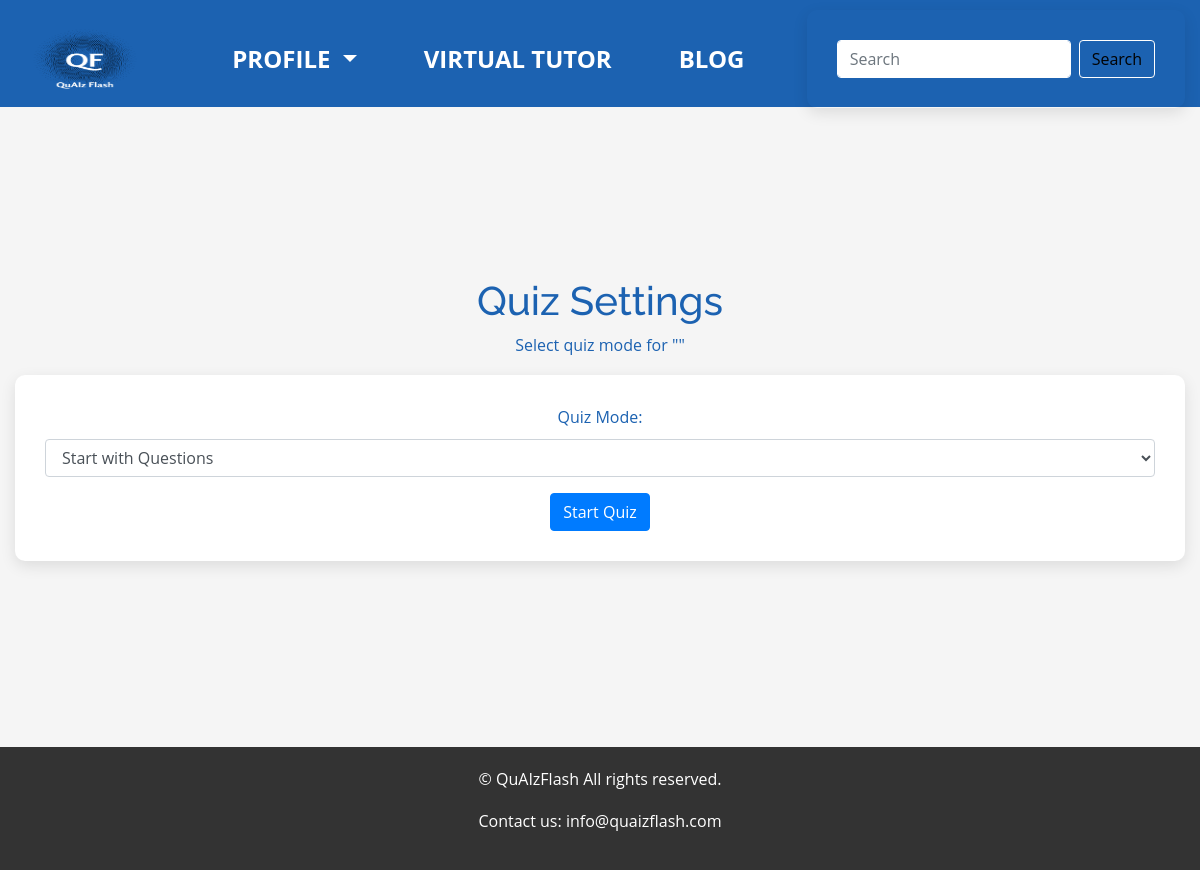
The app's page /quiz-settings/1 (signed in), older data.
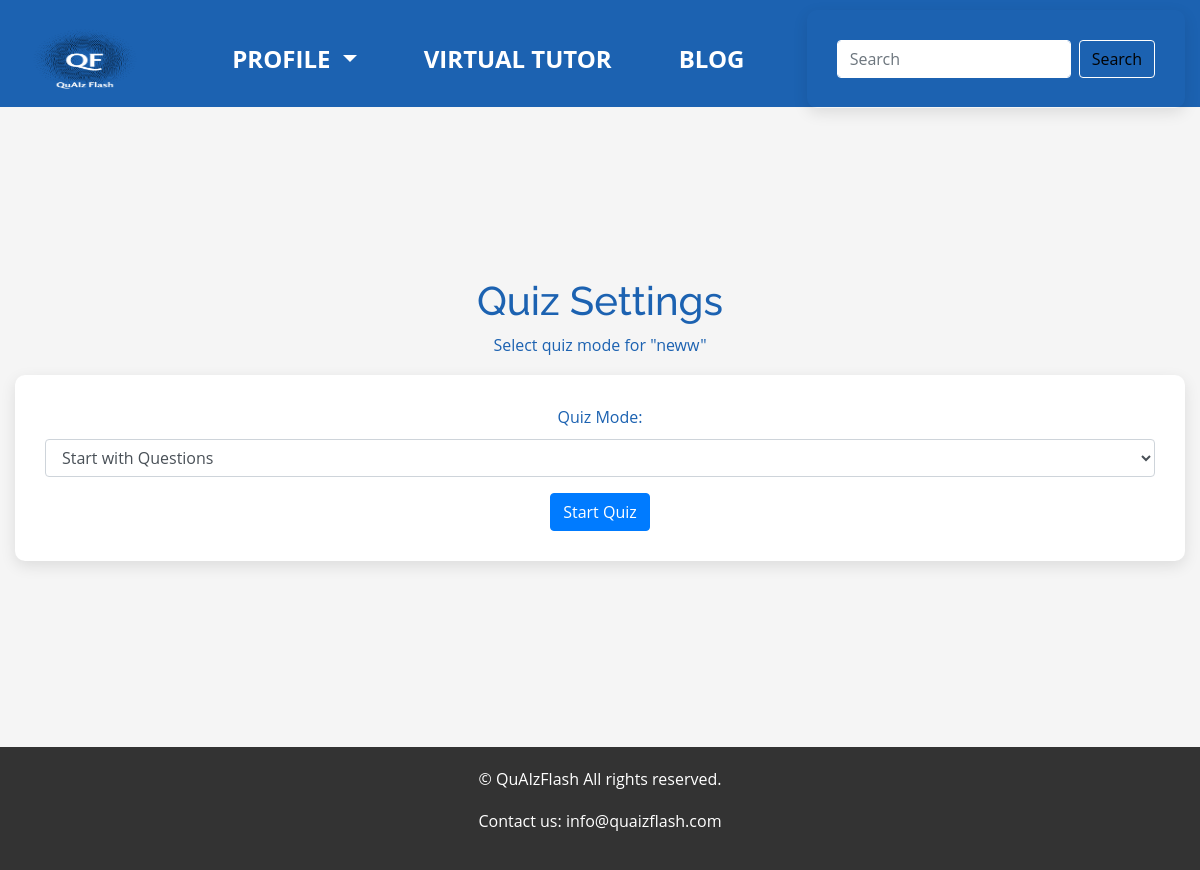
The same page, newer data.
### models.py (models this page shows, shortened)
class FlashcardSet(db.Model):
    id = db.Column(db.Integer, primary_key=True)
    title = db.Column(db.String(100), nullable=False)
    description = db.Column(db.String(200))
    user_id = db.Column(db.Integer, db.ForeignKey('user.id'), nullable=False)
    flashcards = db.relationship('Flashcard', backref='flashcard_set', lazy=True)  # Added relationship
    correct_count = db.Column(db.Integer, default=0)  # Add this line
    incorrect_count = db.Column(db.Integer, default=0)  # Add this line
    flashcards = db.relationship('Flashcard', backref='flashcard_set', lazy=True)
    public = db.Column(db.Boolean, default=True)

### app.py (the view)
@app.route('/quiz-settings/<int:set_id>', methods=['GET', 'POST'])
def quiz_settings(set_id):
    if request.method == 'POST':
        quiz_mode = request.form.get('quiz_mode')
        return redirect(url_for('quiz', set_id=set_id, quiz_mode=quiz_mode))
    flashcard_set = FlashcardSet.query.get(set_id)
    return render_template('quiz_settings.html', title='Quiz Settings', flashcard_set=flashcard_set, search_form=SearchSetsForm())

### forms.py
class SearchSetsForm(FlaskForm):
    search_query = StringField('Search Query', validators=[DataRequired()])
    submit = SubmitField('Search')

### app.py (called while the page is built)
@login_manager.user_loader
def load_user(user_id):
    return User.query.get(int(user_id))

### templates/quiz_settings.html (shortened to what this page needs)
{% extends "base.html" %}
{% block content %}
  <h1>{{ title }}</h1>
  <p>Select quiz mode for "{{ flashcard_set.title }}"</p>
  <form method="POST">
    <div class="form-group">
      <label for="quiz_mode">Quiz Mode:</label>
      <select class="form-control" id="quiz_mode" name="quiz_mode">
        <option value="question">Start with Questions</option>
      </select>
    </div>
    <button type="submit" class="btn btn-primary">Start Quiz</button>
  </form>
{% endblock %}

Row changes from the older to the newer data that the page shows:
added FlashcardSet: title "neww"
